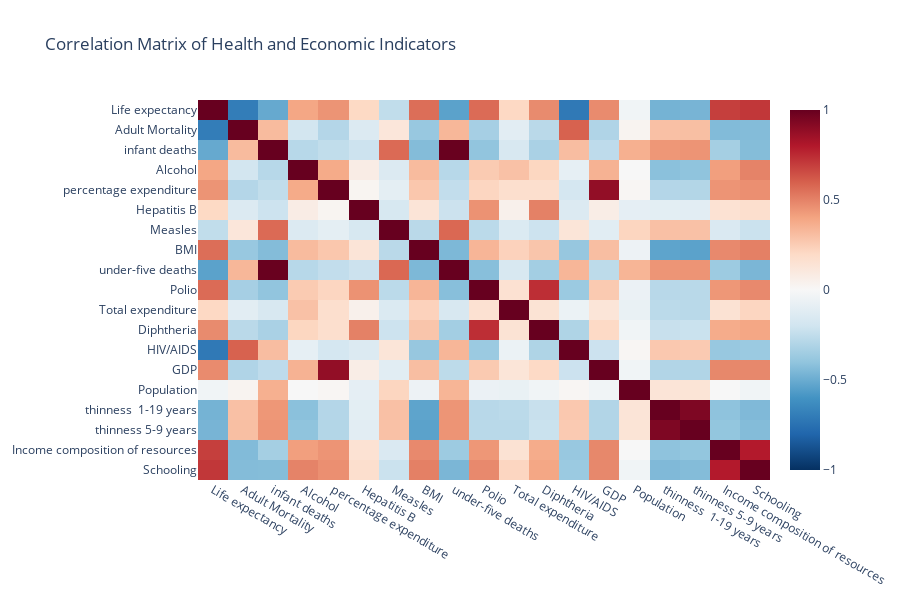

Source (notebook cell):
### Markdown cell above
## 7. Correlation Analysis Between Variables

Let's examine the correlations between life expectancy and other health, economic, and social indicators.

### Code cell
# Get numerical columns for correlation analysis
numerical_cols = df_clean.select_dtypes(include=['int64', 'float64']).columns.tolist()
if 'Year' in numerical_cols:
    numerical_cols.remove('Year')

# Calculate correlation matrix
corr_matrix = df_clean[numerical_cols].corr()

# Correlation heatmap
fig1 = px.imshow(
    corr_matrix,
    title='Correlation Matrix of Health and Economic Indicators',
    color_continuous_scale='RdBu_r',
    zmin=-1, zmax=1,
    aspect='auto'
)
fig1.update_layout(height=600)
fig1.show()

# Extract correlations with life expectancy
life_exp_corr = corr_matrix['Life expectancy'].drop('Life expectancy').sort_values(ascending=False)

# Top positive and negative correlations
print("Correlation Analysis with Life Expectancy:")
print("="*50)
print("\nTop 5 Positive Correlations:")
top_positive = life_exp_corr.head(5)
for var, corr in top_positive.items():
    print(f"- {var}: {corr:.3f}")

print("\nTop 5 Negative Correlations:")
top_negative = life_exp_corr.tail(5)
for var, corr in top_negative.items():
    print(f"- {var}: {corr:.3f}")

# Visualize top correlations
fig2 = px.bar(
    x=top_positive.values,
    y=top_positive.index,
    orientation='h',
    title="Strongest Positive Correlations with Life Expectancy",
    color=top_positive.values,
    color_continuous_scale='Greens',
    labels={'x': 'Correlation Coefficient', 'y': 'Variables'}
)
fig2.update_layout(height=300, showlegend=False)
fig2.show()

fig3 = px.bar(
    x=top_negative.values,
    y=top_negative.index,
    orientation='h',
    title="Strongest Negative Correlations with Life Expectancy",
    color=top_negative.values,
    color_continuous_scale='Reds',
    labels={'x': 'Correlation Coefficient', 'y': 'Variables'}
)
fig3.update_layout(height=300, showlegend=False)
fig3.show()

print(f"\nCorrelation Insights:")
print("-" * 30)
print("Strong Positive Factors: Education, GDP, and healthcare spending show strong positive correlations")
print("Health Risk Factors: Disease prevalence and mortality rates negatively correlate with life expectancy")
print("Economic Impact: Wealth indicators consistently associate with better health outcomes")
print("Policy Relevance: Modifiable factors like education and healthcare investment offer intervention opportunities")

### Figure 1 — Plotly figure (JSON) as saved in the notebook; plotly's stock layout.template omitted (floating-point values rounded to 4 significant figures; data arrays with more than 128 entries replaced by an {"elided": "..."} marker saying what was removed)
{"data": [{"coloraxis": "coloraxis", "hovertemplate": "x: %{x}<br>y: %{y}<br>color: %{z}<extra></extra>", "name": "0", "type": "heatmap", "x": ["Life expectancy", "Adult Mortality", "infant deaths", "Alcohol", "percentage expenditure", "Hepatitis B", "Measles", "BMI", "under-five deaths", "Polio", "Total expenditure", "Diphtheria", "HIV/AIDS", "GDP", "Population", "thinness  1-19 years", "thinness 5-9 years", "Income composition of resources", "Schooling"], "xaxis": "x", "y": ["Life expectancy", "Adult Mortality", "infant deaths", "Alcohol", "percentage expenditure", "Hepatitis B", "Measles", "BMI", "under-five deaths", "Polio", "Total expenditure", "Diphtheria", "HIV/AIDS", "GDP", "Population", "thinness  1-19 years", "thinness 5-9 years", "Income composition of resources", "Schooling"], "yaxis": "y", "z": {"elided": "19x19 float values"}}], "layout": {"coloraxis": {"cmax": 1, "cmin": -1, "colorscale": [[0, "rgb(5,48,97)"], [0.1, "rgb(33,102,172)"], [0.2, "rgb(67,147,195)"], [0.3, "rgb(146,197,222)"], [0.4, "rgb(209,229,240)"], [0.5, "rgb(247,247,247)"], [0.6, "rgb(253,219,199)"], [0.7, "rgb(244,165,130)"], [0.8, "rgb(214,96,77)"], [0.9, "rgb(178,24,43)"], [1, "rgb(103,0,31)"]]}, "height": 600, "title": {"text": "Correlation Matrix of Health and Economic Indicators"}, "xaxis": {"anchor": "y", "domain": [0, 1]}, "yaxis": {"anchor": "x", "autorange": "reversed", "domain": [0, 1]}}}
